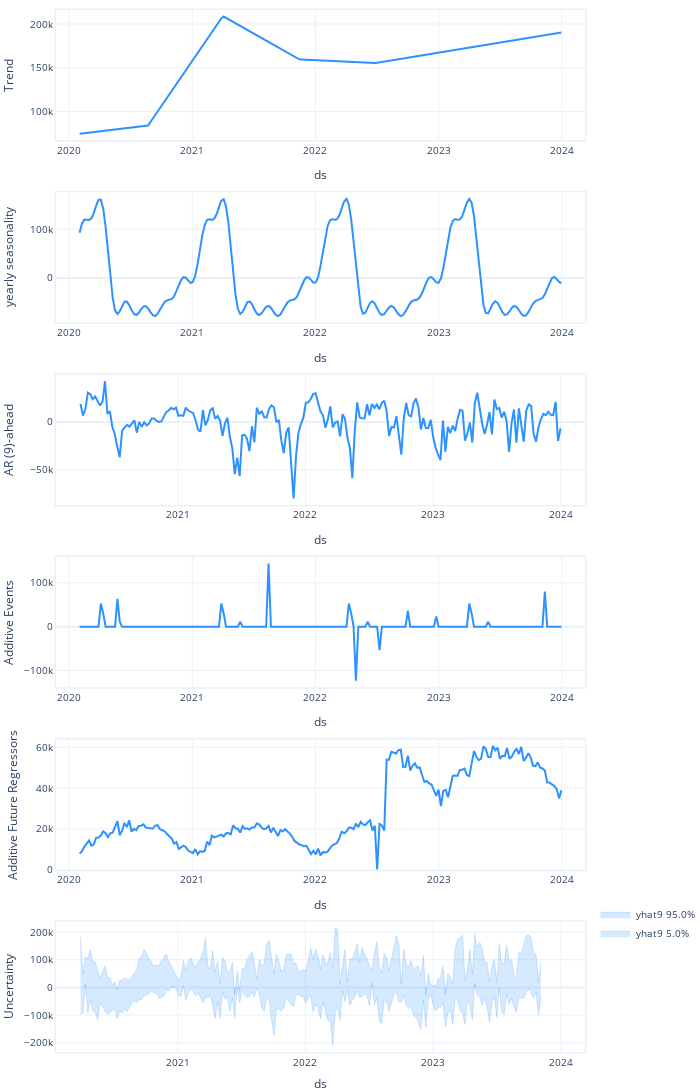

This figure's notebook cell:
### Code cell
n2.plot_components(forecast)

### Figure 1 — Plotly figure (JSON) as saved in the notebook; plotly's stock layout.template omitted (floating-point values rounded to 4 significant figures; data arrays with more than 128 entries replaced by an {"elided": "..."} marker saying what was removed)
{"data": [{"line": {"color": "#2d92ff", "width": 2}, "mode": "lines", "name": "Trend", "showlegend": false, "type": "scatter", "x": {"elided": "205 str values"}, "xaxis": "x", "y": {"elided": "205 float values"}, "yaxis": "y"}, {"line": {"color": "#2d92ff", "width": 2}, "mode": "lines", "name": "yearly seasonality", "showlegend": false, "type": "scatter", "x": {"elided": "205 str values"}, "xaxis": "x2", "y": {"elided": "205 float values"}, "yaxis": "y2"}, {"line": {"color": "#2d92ff", "width": 2}, "mode": "lines", "name": "AR (9)-ahead", "showlegend": false, "type": "scatter", "x": {"elided": "197 str values"}, "xaxis": "x3", "y": {"elided": "197 float values"}, "yaxis": "y3"}, {"line": {"color": "#2d92ff", "width": 2}, "mode": "lines", "name": "Additive Events", "showlegend": false, "type": "scatter", "x": {"elided": "205 str values"}, "xaxis": "x4", "y": {"elided": "205 float values"}, "yaxis": "y4"}, {"line": {"color": "#2d92ff", "width": 2}, "mode": "lines", "name": "Additive Future Regressors", "showlegend": false, "type": "scatter", "x": {"elided": "205 str values"}, "xaxis": "x5", "y": {"elided": "205 float values"}, "yaxis": "y5"}, {"fill": "tozeroy", "fillcolor": "rgba(45, 146, 255, 0.2)", "line": {"color": "rgba(45, 146, 255, 0.2)", "width": 1}, "mode": "lines", "name": "yhat9 5.0%", "showlegend": true, "type": "scatter", "x": {"elided": "197 str values"}, "xaxis": "x6", "y": {"elided": "197 float values"}, "yaxis": "y6"}, {"fill": "tozeroy", "fillcolor": "rgba(45, 146, 255, 0.2)", "line": {"color": "rgba(45, 146, 255, 0.2)", "width": 1}, "mode": "lines", "name": "yhat9 95.0%", "showlegend": true, "type": "scatter", "x": {"elided": "197 str values"}, "xaxis": "x6", "y": {"elided": "197 float values"}, "yaxis": "y6"}], "layout": {"autosize": true, "font": {"size": 10}, "height": 1260, "hovermode": "x unified", "legend": {"traceorder": "reversed", "y": 0.1}, "margin": {"b": 0, "l": 0, "pad": 0, "r": 10, "t": 10}, "title": {"font": {"size": 12}}, "width": 700, "xaxis": {"anchor": "y", "domain": [0, 1], "linewidth": 1.5, "mirror": true, "range": ["2019-11-24T00:00:00", "2024-03-10T00:00:00"], "showline": true, "title": {"text": "ds"}, "type": "date"}, "xaxis2": {"anchor": "y2", "domain": [0, 1], "linewidth": 1.5, "mirror": true, "range": ["2019-11-24T00:00:00", "2024-03-10T00:00:00"], "showline": true, "title": {"text": "ds"}, "type": "date"}, "xaxis3": {"anchor": "y3", "domain": [0, 1], "linewidth": 1.5, "mirror": true, "range": ["2020-01-19T00:00:00", "2024-03-10T00:00:00"], "showline": true, "title": {"text": "ds"}, "type": "date"}, "xaxis4": {"anchor": "y4", "domain": [0, 1], "linewidth": 1.5, "mirror": true, "range": ["2019-11-24T00:00:00", "2024-03-10T00:00:00"], "showline": true, "title": {"text": "ds"}, "type": "date"}, "xaxis5": {"anchor": "y5", "domain": [0, 1], "linewidth": 1.5, "mirror": true, "range": ["2019-11-24T00:00:00", "2024-03-10T00:00:00"], "showline": true, "title": {"text": "ds"}, "type": "date"}, "xaxis6": {"anchor": "y6", "domain": [0, 1], "linewidth": 1.5, "mirror": true, "range": ["2020-01-19T00:00:00", "2024-03-10T00:00:00"], "showline": true, "title": {"text": "ds"}, "type": "date"}, "yaxis": {"anchor": "x", "domain": [0.875, 1], "linewidth": 1.5, "mirror": true, "rangemode": "normal", "showline": true, "title": {"text": "Trend"}}, "yaxis2": {"anchor": "x2", "domain": [0.7, 0.825], "linewidth": 1.5, "mirror": true, "rangemode": "tozero", "showline": true, "title": {"text": "yearly seasonality"}}, "yaxis3": {"anchor": "x3", "domain": [0.525, 0.65], "linewidth": 1.5, "mirror": true, "rangemode": "tozero", "showline": true, "title": {"text": "AR (9)-ahead"}}, "yaxis4": {"anchor": "x4", "domain": [0.35, 0.475], "linewidth": 1.5, "mirror": true, "rangemode": "tozero", "showline": true, "title": {"text": "Additive Events"}}, "yaxis5": {"anchor": "x5", "domain": [0.175, 0.3], "linewidth": 1.5, "mirror": true, "rangemode": "tozero", "showline": true, "title": {"text": "Additive Future Regressors"}}, "yaxis6": {"anchor": "x6", "domain": [0, 0.125], "linewidth": 1.5, "mirror": true, "rangemode": "tozero", "showline": true, "title": {"text": "Uncertainty"}}}}
